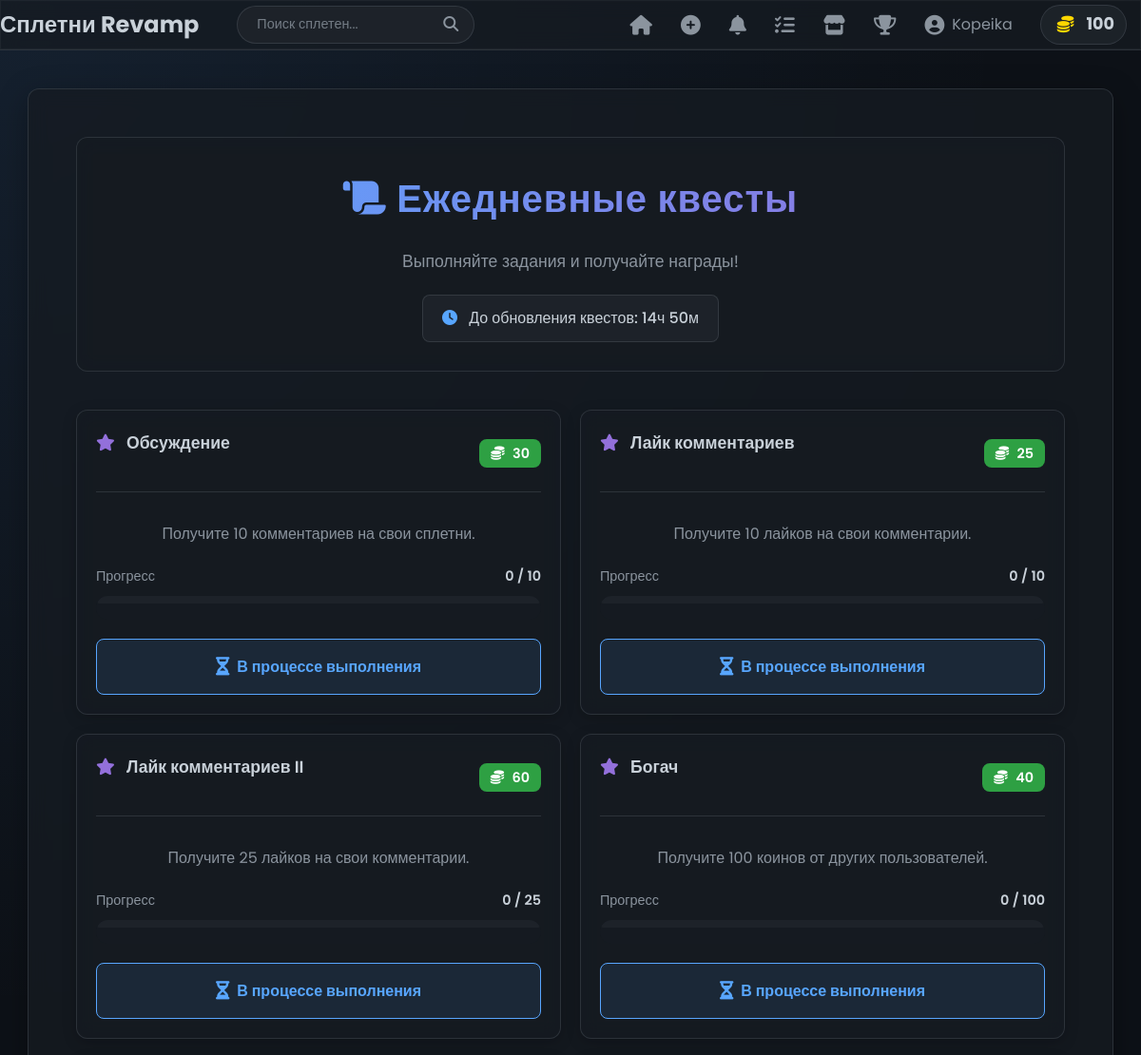
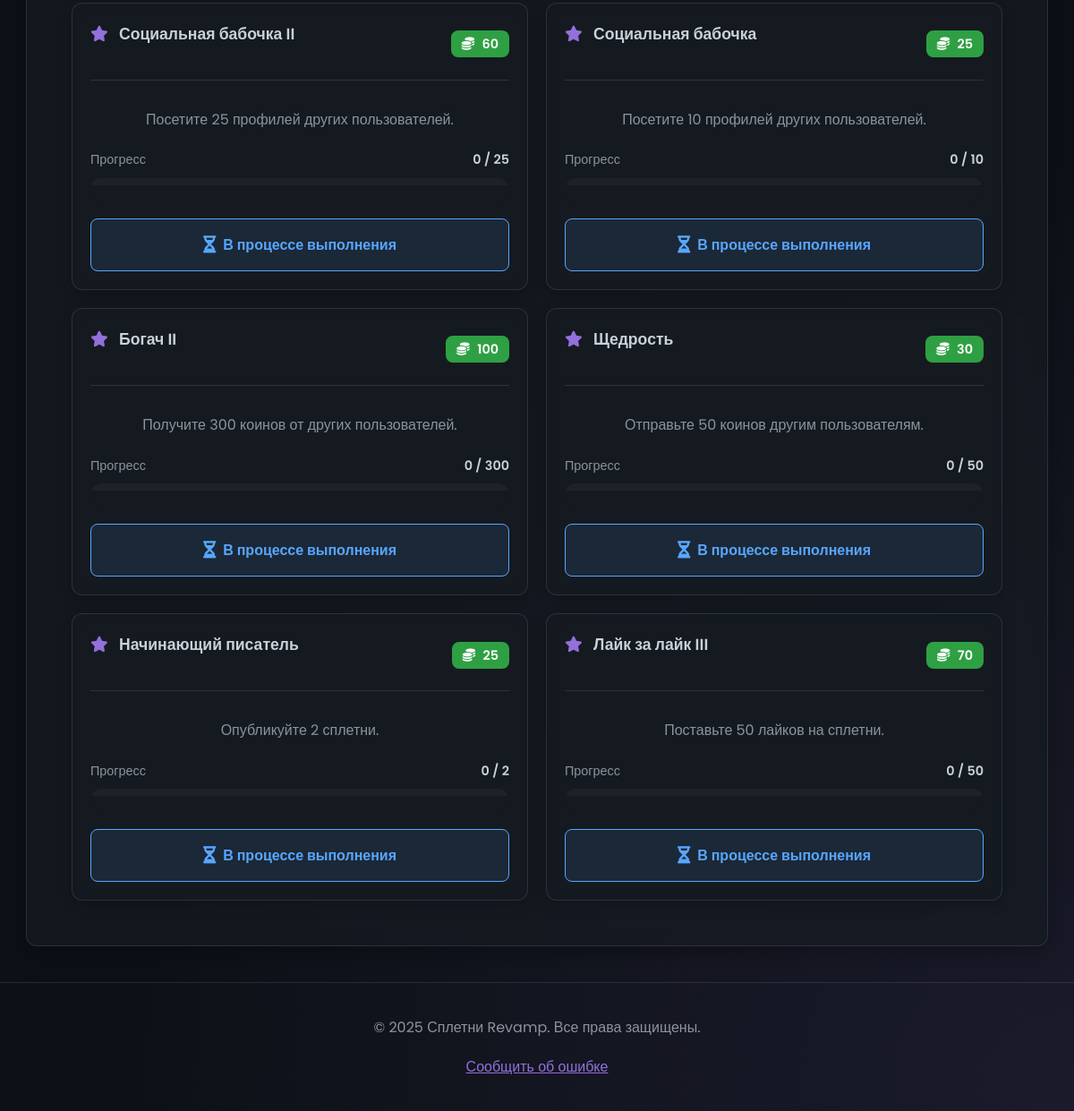
The app's page /quests (signed in) with its own data (2 pictures, top to bottom).
### app.py (models this page shows, shortened)
class User(db.Model, UserMixin):
    id = db.Column(db.Integer, primary_key=True)
    username = db.Column(db.String(20), unique=True, nullable=False)
    password = db.Column(db.String(60), nullable=False)
    date_registered = db.Column(db.DateTime, nullable=False, default=datetime.utcnow)
    is_moderator = db.Column(db.Boolean, default=False)
    is_verified = db.Column(db.Boolean, default=False)
    is_bot = db.Column(db.Boolean, default=False)
    reputation = db.Column(db.Integer, default=0)
    description = db.Column(db.Text, nullable=True)
    gossip_coins = db.Column(db.Integer, default=100)
    pinned_gossip_id = db.Column(db.Integer, db.ForeignKey('gossip.id'), nullable=True)
    active_decoration_id = db.Column(db.Integer, db.ForeignKey('decoration.id'), nullable=True)
    notify_on_like = db.Column(db.Boolean, default=True)
    notify_on_comment = db.Column(db.Boolean, default=True)
    gossips = db.relationship('Gossip', back_populates='author', cascade="all, delete-orphan", foreign_keys='Gossip.user_id')
    comments = db.relationship('Comment', back_populates='author', cascade="all, delete-orphan")
    likes = db.relationship('Like', back_populates='user', cascade="all, delete-orphan")
    comment_likes = db.relationship('CommentLike', back_populates='user', cascade="all, delete-orphan")
    user_quests = db.relationship('UserQuest', back_populates='user', cascade="all, delete-orphan")
    notifications = db.relationship('Notification', back_populates='user', cascade="all, delete-orphan")
    decorations = db.relationship('Decoration', secondary='user_decorations', back_populates='owners')
    votes_cast = db.relationship('ReputationLog', foreign_keys='ReputationLog.voter_id', back_populates='voter', cascade="all, delete-orphan")
    votes_received = db.relationship('ReputationLog', foreign_keys='ReputationLog.target_id', back_populates='target', cascade="all, delete-orphan")
    sent_transactions = db.relationship('CoinTransaction', foreign_keys='CoinTransaction.sender_id', back_populates='sender', cascade="all, delete-orphan")
    received_transactions = db.relationship('CoinTransaction', foreign_keys='CoinTransaction.recipient_id', back_populates='recipient', cascade="all, delete-orphan")
    pinned_gossip = db.relationship('Gossip', foreign_keys=[pinned_gossip_id])
    active_decoration = db.relationship('Decoration', foreign_keys=[active_decoration_id])
    last_seen = db.Column(db.DateTime, default=datetime.utcnow)

class UserQuest(db.Model):
    id = db.Column(db.Integer, primary_key=True)
    user_id = db.Column(db.Integer, db.ForeignKey('user.id'), nullable=False)
    quest_id = db.Column(db.Integer, db.ForeignKey('quest.id'), nullable=False)
    progress = db.Column(db.Integer, default=0)
    claimed = db.Column(db.Boolean, default=False)
    date_assigned = db.Column(db.Date, nullable=False, default=date.today)
    user = db.relationship('User', back_populates='user_quests')
    quest = db.relationship('Quest', back_populates='user_quests')

class Quest(db.Model):
    id = db.Column(db.Integer, primary_key=True)
    name = db.Column(db.String(100), nullable=False)
    description = db.Column(db.String(200), nullable=False)
    quest_type = db.Column(db.String(50), nullable=False)
    goal = db.Column(db.Integer, nullable=False)
    reward = db.Column(db.Integer, nullable=False)
    user_quests = db.relationship('UserQuest', back_populates='quest')

### app.py (the view)
@app.route('/quests')
@login_required
def quests():
    today = date.today()
    try:
        assign_daily_quests(current_user)
    except Exception as e:
        print(f"Error assigning quests: {e}")
        db.session.rollback()
    user_quests = UserQuest.query.filter_by(user_id=current_user.id, date_assigned=today).all()
    for uq in user_quests:
        uq.formatted_description = uq.quest.description
    now = datetime.now()
    end_of_day = datetime.combine(now.date(), datetime.max.time())
    time_left = end_of_day - now
    time_left_formatted = {
        'hours': time_left.seconds // 3600,
        'minutes': (time_left.seconds % 3600) // 60
    }
    form = NoCsrfForm()
    return render_template('quests.html', title='Ежедневные квесты', user_quests=user_quests, time_left=time_left_formatted, form=form)

### app.py
class NoCsrfForm(FlaskForm):
    pass # Добавил эту строку, чтобы класс не был пустым

### app.py (called while the page is built, shortened)
def assign_daily_quests(user):
    today = date.today()
    last_quest_date = db.session.query(func.max(UserQuest.date_assigned)).filter_by(user_id=user.id).scalar()

@app.context_processor
def inject_now():
    return {'now': datetime.utcnow()}

@app.before_request
def before_request():
    if current_user.is_authenticated:
        try:
            current_user.last_seen = datetime.utcnow()
        except Exception:
            pass

@app.context_processor
def inject_decorations():
    return {'decorations': Decoration.query.all()}

@login_manager.user_loader
def load_user(user_id):
    return User.query.get(int(user_id))

### templates/quests.html (shortened to what this page needs)
{% extends "base.html" %}
{% block content %}
<div class="quests-container">
    <div class="quests-header">
        <h1 class="section-title">
            <i class="fas fa-scroll"></i> Ежедневные квесты
        </h1>
        <p class="section-description">Выполняйте задания и получайте награды!</p>
        <div class="quest-timer">
            <i class="fas fa-clock"></i>
            <span id="quest-timer">До обновления квестов: {{ time_left.hours }}ч {{ time_left.minutes }}м</span>
        </div>
    </div>
    <div class="quests-grid">
        {% for user_quest in user_quests %}
        <div class="quest-card {% if user_quest.progress >= user_quest.quest.goal and not user_quest.claimed %}quest-completed{% elif user_quest.claimed %}quest-claimed{% endif %}">
            <div class="quest-header">
                <h3 class="quest-title">
                    <i class="fas fa-star"></i> {{ user_quest.quest.name }}
                </h3>
                <div class="quest-reward">
                    <span class="reward-badge">
                        <i class="fas fa-coins"></i> {{ user_quest.quest.reward }}
                    </span>
                </div>
            </div>
            <div class="quest-content">
                <p class="quest-description">{{ user_quest.quest.description }}</p>
                <div class="quest-progress">
                    <div class="progress-info">
                        <span class="progress-label">Прогресс</span>
                        <span class="progress-numbers">{{ user_quest.progress }} / {{ user_quest.quest.goal }}</span>
                    </div>
                    <div class="progress-bar-container">
                        {% set progress_percent = (user_quest.progress / user_quest.quest.goal) * 100 %}
                        <div class="progress-bar">
                        </div>
                    </div>
                </div>
                {% if user_quest.progress >= user_quest.quest.goal and not user_quest.claimed %}
                    <div class="quest-actions">
                        <form method="POST" action="{{ url_for('claim_quest', user_quest_id=user_quest.id) }}" class="claim-form">
                            <input type="hidden" name="csrf_token" value="{{ csrf_token() }}">
                            <button type="submit" class="claim-button">
                                <i class="fas fa-gift"></i> Забрать награду!
                            </button>
                        </form>
                    </div>
                {% elif user_quest.claimed %}
                    <div class="quest-status completed">
                        <i class="fas fa-check-circle"></i>
                        <span>Награда получена!</span>
                    </div>
                {% else %}
                    <div class="quest-status in-progress">
                        <i class="fas fa-hourglass-half"></i>
                        <span>В процессе выполнения</span>
                    </div>
                {% endif %}
            </div>
        </div>
        {% endfor %}
    </div>
</div>
{% endblock content %}

### templates/base.html (shortened to what this page needs)
<!DOCTYPE html>
<html lang="ru">
<head>
    <link rel="stylesheet" href="https://cdnjs.cloudflare.com/ajax/libs/font-awesome/6.5.1/css/all.min.css">
    <link rel="stylesheet" href="{{ url_for('static', filename='style.css') }}">
</head>
<body>
    <header class="main-header">
        <div class="container header-content">
            <div class="header-desktop">
                <div class="header-left">
                    <a href="{{ url_for('home') }}" class="logo">Сплетни Revamp</a>
                    <form action="{{ url_for('search') }}" method="GET" class="search-form">
                        <input type="search" name="q" placeholder="Поиск сплетен..." value="{{ query or '' }}" class="search-input">
                        <button type="submit" class="search-button"><i class="fas fa-search"></i></button>
                    </form>
                </div>
                <div class="header-right">
                    <nav class="main-nav">
                        <ul class="nav-links">
                            {% if current_user.is_authenticated %}
                                <li class="nav-item"><a href="{{ url_for('home') }}" class="nav-link" title="Главная"><i class="fas fa-home"></i></a></li>
                                <li class="nav-item"><a href="{{ url_for('new_gossip') }}" class="nav-link" title="Новая сплетня"><i class="fas fa-plus-circle"></i></a></li>
                                <li class="nav-item">
                                    <a href="{{ url_for('notifications') }}" class="nav-link notifications-link" title="Уведомления">
                                        <i class="fas fa-bell"></i>
                                    </a>
                                </li>
                                <li class="nav-item"><a href="{{ url_for('quests') }}" class="nav-link" title="Квесты"><i class="fas fa-tasks"></i></a></li>
                                <li class="nav-item"><a href="{{ url_for('shop') }}" class="nav-link" title="Магазин"><i class="fas fa-store"></i></a></li>
                                <li class="nav-item"><a href="{{ url_for('leaderboard') }}" class="nav-link" title="Лидеры"><i class="fas fa-trophy"></i></a></li>
                                <li class="nav-item dropdown">
                                    <a class="nav-link dropdown-toggle" href="#" id="navbarDropdown" role="button" data-toggle="dropdown" aria-haspopup="true" aria-expanded="false">
                                        <i class="fas fa-user-circle"></i> {{ current_user.username }}
                                    </a>
                                </li>
                            {% else %}
                                <li class="nav-item"><a href="{{ url_for('login') }}" class="nav-link">Войти</a></li>
                                <li class="nav-item"><a href="{{ url_for('register') }}" class="nav-link">Регистрация</a></li>
                            {% endif %}
                        </ul>
                    </nav>
                    {% if current_user.is_authenticated %}
                        <a href="{{ url_for('coin_center') }}" class="gossip-coins-display">
                            <i class="fas fa-coins coin-icon"></i>
                            <span>{{ current_user.gossip_coins }}</span>
                        </a>
                    {% endif %}
                </div>
            </div>
        </div>
    </header>
    <main class="container main-content">
        {% block content %}{% endblock %}
    </main>
    <footer class="main-footer">
        <div class="container">
            <p>&copy; {{ now.year }} Сплетни Revamp. Все права защищены.</p>
            <p><a href="{{ url_for('report_bug') }}">Сообщить об ошибке</a></p>
        </div>
    </footer>
</body>
</html>

### templates/quests.html (style rules this page uses)
.quests-container { max-width: 1200px; margin: 0 auto; padding: 20px; }
.quests-header { text-align: center; margin-bottom: 40px; padding: 30px; background: var(--primary-surface); border: 1px solid var(--border-color); border-radius: var(--border-radius-main); backdrop-filter: blur(10px); }
.quests-header .section-title { color: var(--text-primary); font-size: 2.5rem; font-weight: 600; margin-bottom: 10px; background: var(--accent-gradient); -webkit-background-clip: text; -webkit-text-fill-color: transparent; background-clip: text; }
.quests-header .section-description { color: var(--text-secondary); font-size: 1.1rem; margin-bottom: 20px; }
.quest-timer { display: inline-block; padding: 10px 20px; background: var(--secondary-surface); border: 1px solid var(--border-color); border-radius: var(--border-radius-small); color: var(--text-primary); font-weight: 500; }
.quest-timer i { margin-right: 8px; color: var(--accent-primary); }
.quests-grid { display: grid; grid-template-columns: repeat(auto-fill, minmax(350px, 1fr)); gap: 20px; margin-top: 30px; }
.quest-card { background: var(--primary-surface); border: 1px solid var(--border-color); border-radius: var(--border-radius-main); padding: 20px; transition: all 0.3s ease; backdrop-filter: blur(10px); position: relative; overflow: hidden; }
.quest-header { display: flex; justify-content: space-between; align-items: center; margin-bottom: 15px; padding-bottom: 15px; border-bottom: 1px solid var(--border-color); }
.quest-title { color: var(--text-primary); font-size: 1.2rem; font-weight: 600; margin: 0; }
.quest-title i { color: var(--accent-secondary); margin-right: 8px; }
.reward-badge { background: var(--success-color); color: white; padding: 5px 12px; border-radius: var(--border-radius-small); font-weight: 600; font-size: 0.9rem; }
.reward-badge i { margin-right: 5px; }
.quest-content { flex: 1; }
.quest-description { color: var(--text-secondary); margin-bottom: 20px; line-height: 1.6; }
.quest-progress { margin-bottom: 20px; }
.progress-info { display: flex; justify-content: space-between; margin-bottom: 8px; }
.progress-label { color: var(--text-secondary); font-size: 0.9rem; }
.progress-numbers { color: var(--text-primary); font-weight: 600; font-size: 0.9rem; }
.progress-bar-container { width: 100%; }
.progress-bar { width: 100%; height: 8px; background: var(--secondary-surface); border-radius: 4px; overflow: hidden; }
.quest-status { display: flex; align-items: center; justify-content: center; padding: 15px; border-radius: var(--border-radius-small); font-weight: 600; }
.quest-status.in-progress { background: rgba(88, 166, 255, 0.1); color: var(--accent-primary); border: 1px solid var(--accent-primary); }
.quest-status i { margin-right: 8px; font-size: 1.2rem; }

### records on screen
User: username "Kopeika", gossip_coins "100"
UserQuest: quest.name "Обсуждение", quest.reward "30", quest.description "Получите 10 комментариев на свои сплетни.", progress "0", quest.goal "10", claimed False (drawn)
UserQuest: quest.name "Лайк комментариев", quest.reward "25", quest.description "Получите 10 лайков на свои комментарии.", progress "0", quest.goal "10", claimed False (drawn)
UserQuest: quest.name "Лайк комментариев II", quest.reward "60", quest.description "Получите 25 лайков на свои комментарии.", progress "0", quest.goal "25", claimed False (drawn)
UserQuest: quest.name "Богач", quest.reward "40", quest.description "Получите 100 коинов от других пользователей.", progress "0", quest.goal "100", claimed False (drawn)
UserQuest: quest.name "Социальная бабочка II", quest.reward "60", quest.description "Посетите 25 профилей других пользователей.", progress "0", quest.goal "25", claimed False (drawn)
UserQuest: quest.name "Социальная бабочка", quest.reward "25", quest.description "Посетите 10 профилей других пользователей.", progress "0", quest.goal "10", claimed False (drawn)
UserQuest: quest.name "Богач II", quest.reward "100", quest.description "Получите 300 коинов от других пользователей.", progress "0", quest.goal "300", claimed False (drawn)
UserQuest: quest.name "Щедрость", quest.reward "30", quest.description "Отправьте 50 коинов другим пользователям.", progress "0", quest.goal "50", claimed False (drawn)
UserQuest: quest.name "Начинающий писатель", quest.reward "25", quest.description "Опубликуйте 2 сплетни.", progress "0", quest.goal "2", claimed False (drawn)
UserQuest: quest.name "Лайк за лайк III", quest.reward "70", quest.description "Поставьте 50 лайков на сплетни.", progress "0", quest.goal "50", claimed False (drawn)

### other values on screen
{{ now.year }} "2025"
